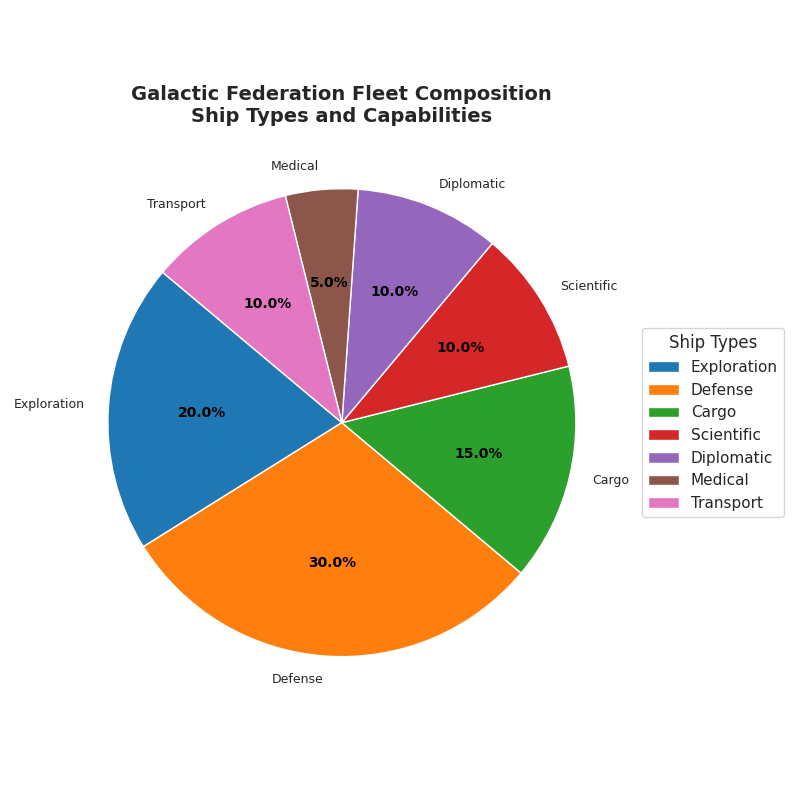

Write Python code to recreate this figure.
import matplotlib.pyplot as plt

# Updated data for the fleet composition
ship_types = ['Exploration', 'Defense', 'Cargo', 'Scientific', 'Diplomatic', 'Medical', 'Transport']
percentages = [20, 30, 15, 10, 10, 5, 10]
colors = ['#1f77b4', '#ff7f0e', '#2ca02c', '#d62728', '#9467bd', '#8c564b', '#e377c2']

fig, ax = plt.subplots(figsize=(8, 8))
wedges, texts, autotexts = ax.pie(percentages, autopct='%1.1f%%', startangle=140, colors=colors, labels=ship_types)

ax.set_title("Galactic Federation Fleet Composition\nShip Types and Capabilities", fontsize=14, fontweight='bold')

plt.setp(autotexts, size=10, weight="bold", color="black")
plt.setp(texts, size=9)

ax.legend(wedges, ship_types, title="Ship Types", loc="center left", bbox_to_anchor=(1, 0, 0.5, 1))

plt.tight_layout()
plt.show()
